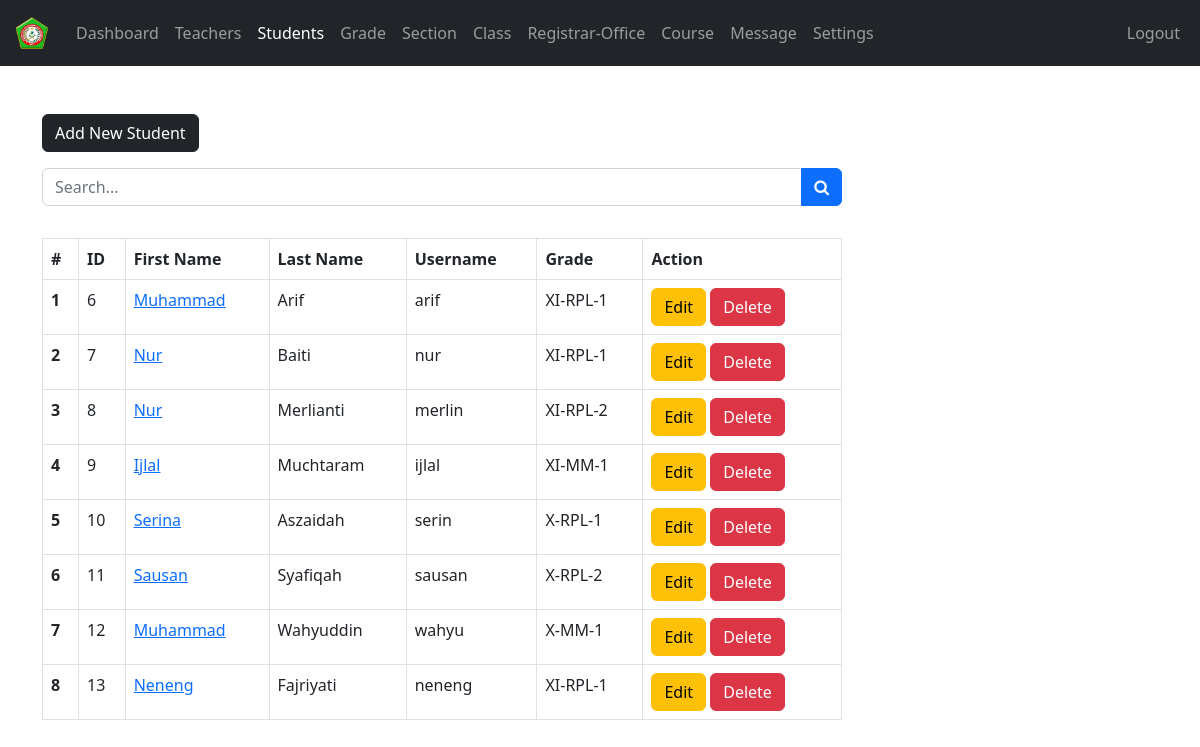
The page /admin/student.php (signed in) on the database its author committed.
### tables this page shows
CREATE TABLE `students` (
  `student_id` int(11) NOT NULL,
  `username` varchar(127) NOT NULL,
  `password` varchar(255) NOT NULL,
  `fname` varchar(127) NOT NULL,
  `lname` varchar(255) NOT NULL,
  `grade` int(11) NOT NULL,
  `section` int(11) NOT NULL,
  `address` varchar(31) NOT NULL,
  `gender` varchar(10) NOT NULL,
  `email_address` varchar(255) NOT NULL,
  `date_of_birth` date NOT NULL,
  `date_of_joined` timestamp NULL DEFAULT current_timestamp(),
  `parent_fname` varchar(127) NOT NULL,
  `parent_lname` varchar(127) NOT NULL,
  `parent_phone_number` varchar(31) NOT NULL
);

CREATE TABLE `grades` (
  `grade_id` int(11) NOT NULL,
  `grade` varchar(31) NOT NULL,
  `grade_code` varchar(7) NOT NULL
);

### admin/data/student.php (called while the page is built, shortened)
<?php
function getAllStudents($conn){
   $sql = "SELECT * FROM students";
   $stmt = $conn->prepare($sql);
   $stmt->execute();
   if ($stmt->rowCount() >= 1) {
     $students = $stmt->fetchAll();
     return $students;
   }else {
   	return 0;
   }
}

### admin/data/grade.php (called while the page is built, shortened)
<?php
function getGradeById($grade_id, $conn){
   $sql = "SELECT * FROM grades
           WHERE grade_id=?";
   $stmt = $conn->prepare($sql);
   $stmt->execute([$grade_id]);
   if ($stmt->rowCount() == 1) {
     $grade = $stmt->fetch();
     return $grade;
   }else {
    return 0;
   }
}

### admin/student.php (the view, shortened to what this page needs)
<?php
if (isset($_SESSION['admin_id']) &&
    isset($_SESSION['role'])) {
    if ($_SESSION['role'] == 'Admin') {
       include "../DB_connection.php";
       include "data/student.php";
       include "data/grade.php";
       $students = getAllStudents($conn);
 ?>
<!DOCTYPE html>
<html lang="en">
<head>
	<link rel="stylesheet" href="https://cdn.jsdelivr.net/npm/bootstrap@5.2.0/dist/css/bootstrap.min.css">
	<link rel="stylesheet" href="../css/style.css">
  <link rel="stylesheet" href="https://cdnjs.cloudflare.com/ajax/libs/font-awesome/4.7.0/css/font-awesome.min.css">
</head>
<body>
    <?php
        include "inc/navbar.php";
        if ($students != 0) {
     ?>
     <div class="container mt-5">
        <a href="student-add.php"
           class="btn btn-dark">Add New Student</a>
           <form action="student-search.php"
                 class="mt-3 n-table"
                 method="get">
             <div class="input-group mb-3">
                <input type="text"
                       class="form-control"
                       name="searchKey"
                       placeholder="Search...">
                <button class="btn btn-primary">
                        <i class="fa fa-search"
                           aria-hidden="true"></i>
                      </button>
             </div>
           </form>
           <div class="table-responsive">
              <table class="table table-bordered mt-3 n-table">
                <thead>
                  <tr>
                    <th scope="col">#</th>
                    <th scope="col">ID</th>
                    <th scope="col">First Name</th>
                    <th scope="col">Last Name</th>
                    <th scope="col">Username</th>
                    <th scope="col">Grade</th>
                    <th scope="col">Action</th>
                  </tr>
                </thead>
                <tbody>
                  <?php $i = 0; foreach ($students as $student ) {
                    $i++;  ?>
                  <tr>
                    <th scope="row"><?=$i?></th>
                    <td><?=$student['student_id']?></td>
                    <td>
                      <a href="student-view.php?student_id=<?=$student['student_id']?>">
                        <?=$student['fname']?>
                      </a>
                    </td>
                    <td><?=$student['lname']?></td>
                    <td><?=$student['username']?></td>
                    <td>
                      <?php
                           $grade = $student['grade'];
                           $g_temp = getGradeById($grade, $conn);
                           if ($g_temp != 0) {
                              echo $g_temp['grade_code'].'-'.
                                     $g_temp['grade'];
                            }
                        ?>
                    </td>
                    <td>
                        <a href="student-edit.php?student_id=<?=$student['student_id']?>"
                           class="btn btn-warning">Edit</a>
                        <a href="student-delete.php?student_id=<?=$student['student_id']?>"
                           class="btn btn-danger">Delete</a>
                    </td>
                  </tr>
                <?php } ?>
                </tbody>
              </table>
           </div>
         <?php } ?>
     </div>
</body>
</html>
<?php
  }else {
    header("Location: ../login.php");
    exit;
  }
}else {
	header("Location: ../login.php");
	exit;
}
?>

### css/style.css (style rules this page uses)
.n-table { max-width: 800px; }

### rows shown on the page
students: student_id "6", fname "Muhammad", lname "Arif", username "arif", grades.grade_code "XI-RPL", grades.grade "1"
students: student_id "7", fname "Nur", lname "Baiti", username "nur", grades.grade_code "XI-RPL", grades.grade "1"
students: student_id "8", fname "Nur", lname "Merlianti", username "merlin", grades.grade_code "XI-RPL", grades.grade "2"
students: student_id "9", fname "Ijlal", lname "Muchtaram", username "ijlal", grades.grade_code "XI-MM", grades.grade "1"
students: student_id "10", fname "Serina", lname "Aszaidah", username "serin", grades.grade_code "X-RPL", grades.grade "1"
students: student_id "11", fname "Sausan", lname "Syafiqah", username "sausan", grades.grade_code "X-RPL", grades.grade "2"
students: student_id "12", fname "Muhammad", lname "Wahyuddin", username "wahyu", grades.grade_code "X-MM", grades.grade "1"
students: student_id "13", fname "Neneng", lname "Fajriyati", username "neneng", grades.grade_code "XI-RPL", grades.grade "1"
